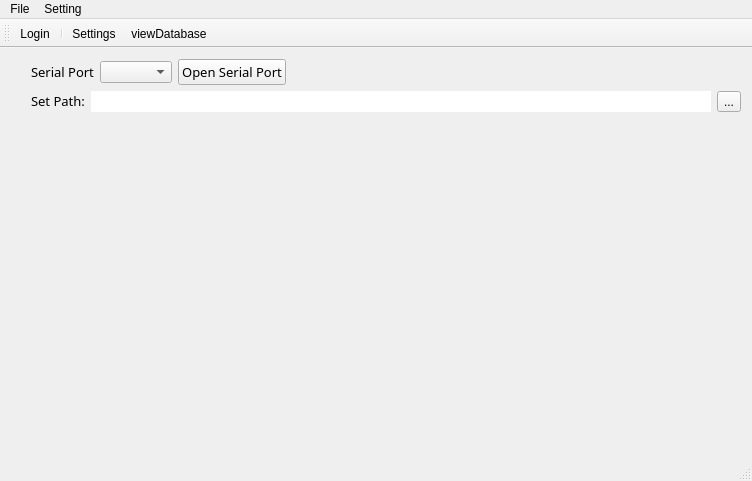
<?xml version="1.0" encoding="UTF-8"?>
<ui version="4.0">
 <class>myMainWindow</class>
 <widget class="QMainWindow" name="myMainWindow">
  <property name="geometry">
   <rect>
    <x>0</x>
    <y>0</y>
    <width>752</width>
    <height>481</height>
   </rect>
  </property>
  <property name="windowTitle">
   <string>myMainWindow</string>
  </property>
  <widget class="QWidget" name="centralWidget">
   <layout class="QHBoxLayout" name="horizontalLayout_2">
    <item>
     <layout class="QVBoxLayout" name="verticalLayout_2">
      <item>
       <layout class="QGridLayout" name="gridLayout">
        <item row="1" column="1">
         <layout class="QHBoxLayout" name="horizontalLayout">
          <item>
           <widget class="QLabel" name="label_18">
            <property name="sizePolicy">
             <sizepolicy hsizetype="Fixed" vsizetype="Fixed">
              <horstretch>0</horstretch>
              <verstretch>0</verstretch>
             </sizepolicy>
            </property>
            <property name="font">
             <font>
              <family>微软雅黑</family>
              <pointsize>10</pointsize>
             </font>
            </property>
            <property name="text">
             <string>Set Path:</string>
            </property>
           </widget>
          </item>
          <item>
           <widget class="QLabel" name="resultPathLab">
            <property name="font">
             <font>
              <family>微软雅黑</family>
              <pointsize>10</pointsize>
             </font>
            </property>
            <property name="styleSheet">
             <string notr="true">background-color: rgb(255, 255, 255);</string>
            </property>
            <property name="text">
             <string/>
            </property>
           </widget>
          </item>
          <item>
           <widget class="QToolButton" name="setResPathBt">
            <property name="text">
             <string>...</string>
            </property>
           </widget>
          </item>
         </layout>
        </item>
        <item row="3" column="1">
         <spacer name="horizontalSpacer_2">
          <property name="orientation">
           <enum>Qt::Horizontal</enum>
          </property>
          <property name="sizeHint" stdset="0">
           <size>
            <width>40</width>
            <height>20</height>
           </size>
          </property>
         </spacer>
        </item>
        <item row="0" column="1">
         <layout class="QHBoxLayout" name="horizontalLayout_4">
          <item>
           <widget class="QLabel" name="label">
            <property name="font">
             <font>
              <family>微软雅黑</family>
              <pointsize>10</pointsize>
             </font>
            </property>
            <property name="text">
             <string>Serial Port</string>
            </property>
           </widget>
          </item>
          <item>
           <widget class="QComboBox" name="comboBox"/>
          </item>
          <item>
           <widget class="QPushButton" name="pushButton">
            <property name="font">
             <font>
              <family>微软雅黑</family>
              <pointsize>10</pointsize>
             </font>
            </property>
            <property name="text">
             <string>Open Serial Port</string>
            </property>
           </widget>
          </item>
          <item>
           <spacer name="horizontalSpacer">
            <property name="orientation">
             <enum>Qt::Horizontal</enum>
            </property>
            <property name="sizeHint" stdset="0">
             <size>
              <width>40</width>
              <height>20</height>
             </size>
            </property>
           </spacer>
          </item>
         </layout>
        </item>
        <item row="2" column="0">
         <spacer name="verticalSpacer_4">
          <property name="orientation">
           <enum>Qt::Vertical</enum>
          </property>
          <property name="sizeHint" stdset="0">
           <size>
            <width>20</width>
            <height>40</height>
           </size>
          </property>
         </spacer>
        </item>
       </layout>
      </item>
     </layout>
    </item>
   </layout>
  </widget>
  <widget class="QMenuBar" name="menuBar">
   <property name="geometry">
    <rect>
     <x>0</x>
     <y>0</y>
     <width>752</width>
     <height>23</height>
    </rect>
   </property>
   <widget class="QMenu" name="menu">
    <property name="title">
     <string>File</string>
    </property>
   </widget>
   <widget class="QMenu" name="menu_2">
    <property name="title">
     <string>Setting</string>
    </property>
    <addaction name="actionSet_Path"/>
    <addaction name="actionSet_model"/>
   </widget>
   <addaction name="menu"/>
   <addaction name="menu_2"/>
  </widget>
  <widget class="QToolBar" name="mainToolBar">
   <attribute name="toolBarArea">
    <enum>TopToolBarArea</enum>
   </attribute>
   <attribute name="toolBarBreak">
    <bool>false</bool>
   </attribute>
   <addaction name="actLogin"/>
   <addaction name="separator"/>
   <addaction name="actSettings"/>
   <addaction name="actViewDatabase"/>
  </widget>
  <widget class="QStatusBar" name="statusBar"/>
  <action name="actLogin">
   <property name="checkable">
    <bool>true</bool>
   </property>
   <property name="icon">
    <iconset resource="Resources/iconsHuman.qrc">
     <normaloff>:/images/images/login.png</normaloff>:/images/images/login.png</iconset>
   </property>
   <property name="text">
    <string>Login</string>
   </property>
   <property name="toolTip">
    <string>Login/Logout</string>
   </property>
  </action>
  <action name="actionSet_Path">
   <property name="text">
    <string>Set Path</string>
   </property>
  </action>
  <action name="actionSet_model">
   <property name="text">
    <string>Set model</string>
   </property>
  </action>
  <action name="actSettings">
   <property name="icon">
    <iconset resource="Resources/iconsHuman.qrc">
     <normaloff>:/images/images/setting.png</normaloff>:/images/images/setting.png</iconset>
   </property>
   <property name="text">
    <string>Settings</string>
   </property>
   <property name="toolTip">
    <string>Setting path and model</string>
   </property>
  </action>
  <action name="actViewDatabase">
   <property name="icon">
    <iconset resource="Resources/iconsHuman.qrc">
     <normaloff>:/images/images/view_database.png</normaloff>:/images/images/view_database.png</iconset>
   </property>
   <property name="text">
    <string>viewDatabase</string>
   </property>
   <property name="toolTip">
    <string>view database</string>
   </property>
  </action>
 </widget>
 <layoutdefault spacing="6" margin="11"/>
 <resources>
  <include location="Resources/iconsHuman.qrc"/>
 </resources>
 <connections/>
</ui>
